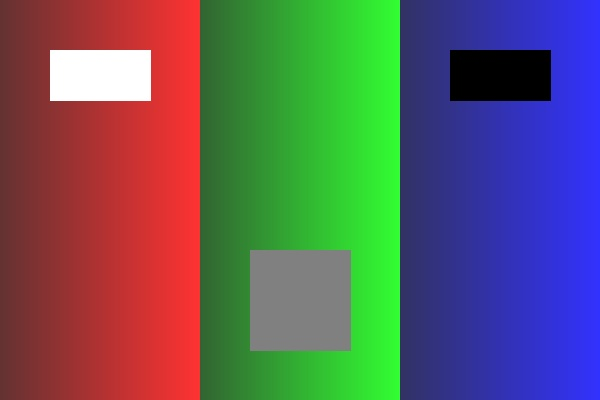
#> input picture Chapter1/module6/sample_image.jpg, 600 x 400 px
$ python opencv_histogram_visualization.py
#> lines starting #> are read from the running program, lines starting #| are printed output that depends on the picture
"""
OpenCV Histogram Visualization - Hands-on Exercises

This script demonstrates comprehensive histogram visualization techniques:
- Grayscale histogram calculation and plotting
- RGB/BGR histogram calculation for individual channels
- Color-coded histogram visualization
- Cumulative distribution function (CDF) analysis
- Color balance analysis and statistics
"""

import cv2
import numpy as np
import matplotlib.pyplot as plt
import os


def create_sample_image(image_path):
    """
    Create a sample image with various brightness levels and color balances.

    Generates an image with color gradients, colored rectangles, and varying
    brightness to demonstrate histogram patterns.

    Args:
        image_path (str): Path where the sample image will be saved.

    Returns:
        ndarray: The created sample image.

    Prints:
        - Confirmation of image creation
        - Path to saved image
    """
    if os.path.exists(image_path):
        return cv2.imread(image_path)

    # Create base image
    img = np.ones((400, 600, 3), dtype=np.uint8) * 128

    # Add colored regions with gradients
    # Red region (left)
    for x in range(0, 200):
        intensity = int(100 + 155 * (x / 200))
        img[0:400, x, 2] = intensity  # Red channel
        img[0:400, x, 0] = 50          # Blue channel (low)
        img[0:400, x, 1] = 50          # Green channel (low)

    # Green region (middle)
    for x in range(200, 400):
        intensity = int(100 + 155 * ((x - 200) / 200))
        img[0:400, x, 1] = intensity  # Green channel
        img[0:400, x, 0] = 50          # Blue channel (low)
        img[0:400, x, 2] = 50          # Red channel (low)

    # Blue region (right)
    for x in range(400, 600):
        intensity = int(100 + 155 * ((x - 400) / 200))
        img[0:400, x, 0] = intensity  # Blue channel
        img[0:400, x, 1] = 50          # Green channel (low)
        img[0:400, x, 2] = 50          # Red channel (low)

    # Add white rectangle
    cv2.rectangle(img, (50, 50), (150, 100), (255, 255, 255), -1)

    # Add black rectangle
    cv2.rectangle(img, (450, 50), (550, 100), (0, 0, 0), -1)

    # Add gray rectangle
    cv2.rectangle(img, (250, 250), (350, 350), (128, 128, 128), -1)

    os.makedirs(os.path.dirname(image_path) if os.path.dirname(image_path) else '.', exist_ok=True)
    cv2.imwrite(image_path, img)
    print(f"✓ Created sample image: {image_path}")

    return img


def load_image(image_path):
    """
    Load an image for histogram analysis.

    Creates a sample image if the file doesn't exist. Loads the image
    in both BGR (color) and grayscale formats.

    Args:
        image_path (str): Path to the image file.

    Returns:
        tuple: (img_bgr, img_gray) where:
            - img_bgr (ndarray): Image in BGR color format
            - img_gray (ndarray): Grayscale version of the image

    Prints:
        - Image dimensions
        - Confirmation of loading
    """
    print("\n" + "="*70)
    print("LOADING IMAGE FOR HISTOGRAM ANALYSIS")
    print("="*70)

    create_sample_image(image_path)

    img_bgr = cv2.imread(image_path)
    if img_bgr is None:
        raise ValueError(f"Failed to load image from: {image_path}")

    img_gray = cv2.cvtColor(img_bgr, cv2.COLOR_BGR2GRAY)

    print(f"✓ Image loaded successfully")
    print(f"  BGR Shape: {img_bgr.shape}")
    print(f"  Grayscale Shape: {img_gray.shape}")

    return img_bgr, img_gray


def calculate_grayscale_histogram(img_gray, bins=256):
    """
    Calculate histogram for a grayscale image.

    Uses cv2.calcHist to compute the distribution of pixel intensities
    in the grayscale image. Computes histogram over 256 bins (0-255 range).

    Args:
        img_gray (ndarray): Grayscale image (single-channel).
        bins (int): Number of histogram bins (default: 256).

    Returns:
        ndarray: Histogram array of shape (bins, 1).

    Prints:
        - Confirmation of histogram calculation
        - Histogram statistics (mean, std deviation, min, max)

    Formula:
        histogram[i] = count of pixels with intensity value i
    """
    print("\n" + "="*70)
    print("GRAYSCALE HISTOGRAM CALCULATION")
    print("="*70)

    # Calculate histogram
    hist = cv2.calcHist([img_gray], [0], None, [bins], [0, 256])

    print(f"✓ Histogram calculated successfully")
    print(f"  Bins: {bins}")
    print(f"  Histogram shape: {hist.shape}")

    # Calculate statistics
    hist_flat = hist.flatten()
    print(f"\nHistogram Statistics:")
    print(f"  Total pixels: {hist_flat.sum():.0f}")
    print(f"  Mean count: {hist_flat.mean():.2f}")
    print(f"  Std deviation: {hist_flat.std():.2f}")
    print(f"  Min count: {hist_flat.min():.0f}")
    print(f"  Max count: {hist_flat.max():.0f}")

    # Calculate percentiles
    cumsum = np.cumsum(hist_flat)
    total = cumsum[-1]
    dark_pixels = np.sum(img_gray < 85)
    mid_pixels = np.sum((img_gray >= 85) & (img_gray < 170))
    bright_pixels = np.sum(img_gray >= 170)

    print(f"\nPixel Distribution:")
    print(f"  Dark pixels (0-84): {dark_pixels} ({dark_pixels/total*100:.1f}%)")
    print(f"  Mid pixels (85-169): {mid_pixels} ({mid_pixels/total*100:.1f}%)")
    print(f"  Bright pixels (170-255): {bright_pixels} ({bright_pixels/total*100:.1f}%)")

    return hist


def calculate_color_histogram(img_bgr, bins=256):
    """
    Calculate histograms for each BGR color channel.

    Separates BGR image into individual color channels and calculates
    the histogram for each channel independently. This preserves spatial
    color information unlike a global color histogram.

    Args:
        img_bgr (ndarray): Image in BGR color format.
        bins (int): Number of histogram bins per channel (default: 256).

    Returns:
        dict: Dictionary with keys 'blue', 'green', 'red' containing histograms.

    Prints:
        - Confirmation of color histogram calculation
        - Statistics for each channel
        - Channel dominance analysis
    """
    print("\n" + "="*70)
    print("RGB/BGR HISTOGRAM CALCULATION")
    print("="*70)

    # Channel names and indices (BGR order in OpenCV)
    channels = {
        'blue': (0, 'Blue (B)'),
        'green': (1, 'Green (G)'),
        'red': (2, 'Red (R)')
    }

    histograms = {}
    channel_stats = {}

    for key, (idx, name) in channels.items():
        # Extract channel
        channel = img_bgr[:, :, idx]

        # Calculate histogram
        hist = cv2.calcHist([img_bgr], [idx], None, [bins], [0, 256])
        histograms[key] = hist

        # Calculate statistics
        hist_flat = hist.flatten()
        mean_intensity = np.mean(channel)
        std_intensity = np.std(channel)

        channel_stats[key] = {
            'mean': mean_intensity,
            'std': std_intensity,
            'min': channel.min(),
            'max': channel.max()
        }

        print(f"\n{name}:")
        print(f"  Mean intensity: {mean_intensity:.2f}")
        print(f"  Std deviation: {std_intensity:.2f}")
        print(f"  Min: {channel.min()}, Max: {channel.max()}")
        print(f"  Histogram count - Min: {hist_flat.min():.0f}, Max: {hist_flat.max():.0f}")

    # Analyze color balance
    print(f"\n" + "-"*70)
    print("COLOR BALANCE ANALYSIS:")
    print("-"*70)

    blue_mean = channel_stats['blue']['mean']
    green_mean = channel_stats['green']['mean']
    red_mean = channel_stats['red']['mean']

    total_mean = (blue_mean + green_mean + red_mean) / 3

    print(f"\nChannel Means:")
    print(f"  Blue:  {blue_mean:>6.2f}")
    print(f"  Green: {green_mean:>6.2f}")
    print(f"  Red:   {red_mean:>6.2f}")
    print(f"  Overall average: {total_mean:.2f}")

    # Identify dominant color
    means = {'Blue': blue_mean, 'Green': green_mean, 'Red': red_mean}
    dominant = max(means.items(), key=lambda x: x[1])[0]
    print(f"\nDominant color channel: {dominant}")

    # Calculate deviation from neutral
    deviations = {
        'Blue': abs(blue_mean - total_mean),
        'Green': abs(green_mean - total_mean),
        'Red': abs(red_mean - total_mean)
    }

    print(f"\nDeviation from neutral gray ({total_mean:.2f}):")
    for color, dev in deviations.items():
        print(f"  {color}: {dev:.2f}")

    return histograms, channel_stats


def plot_grayscale_histogram(img_gray, hist, output_dir):
    """
    Plot grayscale histogram with visualization.

    Creates a figure with the grayscale image, histogram plot, and CDF curve.
    Saves the visualization to a file.

    Args:
        img_gray (ndarray): Original grayscale image.
        hist (ndarray): Histogram array from cv2.calcHist.
        output_dir (str): Directory to save the plot.

    Prints:
        - Confirmation of plot creation and file save
    """
    print("\n" + "="*70)
    print("PLOTTING GRAYSCALE HISTOGRAM")
    print("="*70)

    os.makedirs(output_dir, exist_ok=True)

    # Create figure with subplots
    fig, axes = plt.subplots(1, 2, figsize=(14, 5))

    # Display image
    img_rgb = cv2.cvtColor(img_gray, cv2.COLOR_GRAY2RGB)
    axes[0].imshow(img_rgb)
    axes[0].set_title('Original Grayscale Image', fontsize=14, fontweight='bold')
    axes[0].axis('off')

    # Plot histogram
    hist_flat = hist.flatten()
    axes[1].plot(hist_flat, color='black', linewidth=2, label='Histogram')
    axes[1].fill_between(range(len(hist_flat)), hist_flat, alpha=0.3, color='gray')
    axes[1].set_xlabel('Pixel Intensity (0-255)', fontsize=12)
    axes[1].set_ylabel('Frequency', fontsize=12)
    axes[1].set_title('Grayscale Histogram', fontsize=14, fontweight='bold')
    axes[1].grid(True, alpha=0.3)
    axes[1].legend(loc='upper right')

    # Set x-axis to show intensity range
    axes[1].set_xlim(0, 256)

    plt.tight_layout()

    # Save figure
    output_path = os.path.join(output_dir, 'grayscale_histogram.png')
    plt.savefig(output_path, dpi=150, bbox_inches='tight')
    print(f"✓ Grayscale histogram plot saved: {output_path}")

    plt.close()


def plot_color_histogram(img_bgr, histograms, output_dir):
    """
    Plot color histograms for all BGR channels side-by-side.

    Creates a figure showing the original image, individual channel histograms
    with color-coded curves (blue, green, red), and a combined histogram plot.

    Args:
        img_bgr (ndarray): Original BGR image.
        histograms (dict): Dictionary with 'blue', 'green', 'red' histograms.
        output_dir (str): Directory to save the plot.

    Prints:
        - Confirmation of plot creation and file save
    """
    print("\n" + "="*70)
    print("PLOTTING COLOR HISTOGRAMS")
    print("="*70)

    os.makedirs(output_dir, exist_ok=True)

    # Create figure with subplots
    fig, axes = plt.subplots(2, 2, figsize=(14, 10))

    # Display original image
    img_rgb = cv2.cvtColor(img_bgr, cv2.COLOR_BGR2RGB)
    axes[0, 0].imshow(img_rgb)
    axes[0, 0].set_title('Original BGR Image', fontsize=14, fontweight='bold')
    axes[0, 0].axis('off')

    # Plot individual channel histograms
    hist_blue = histograms['blue'].flatten()
    hist_green = histograms['green'].flatten()
    hist_red = histograms['red'].flatten()

    # Blue channel histogram
    axes[0, 1].plot(hist_blue, color='blue', linewidth=2, label='Blue')
    axes[0, 1].fill_between(range(len(hist_blue)), hist_blue, alpha=0.3, color='blue')
    axes[0, 1].set_title('Blue Channel Histogram', fontsize=12, fontweight='bold')
    axes[0, 1].set_xlabel('Intensity (0-255)', fontsize=10)
    axes[0, 1].set_ylabel('Frequency', fontsize=10)
    axes[0, 1].grid(True, alpha=0.3)
    axes[0, 1].set_xlim(0, 256)

    # Green channel histogram
    axes[1, 0].plot(hist_green, color='green', linewidth=2, label='Green')
    axes[1, 0].fill_between(range(len(hist_green)), hist_green, alpha=0.3, color='green')
    axes[1, 0].set_title('Green Channel Histogram', fontsize=12, fontweight='bold')
    axes[1, 0].set_xlabel('Intensity (0-255)', fontsize=10)
    axes[1, 0].set_ylabel('Frequency', fontsize=10)
    axes[1, 0].grid(True, alpha=0.3)
    axes[1, 0].set_xlim(0, 256)

    # Red channel histogram
    axes[1, 1].plot(hist_red, color='red', linewidth=2, label='Red')
    axes[1, 1].fill_between(range(len(hist_red)), hist_red, alpha=0.3, color='red')
    axes[1, 1].set_title('Red Channel Histogram', fontsize=12, fontweight='bold')
    axes[1, 1].set_xlabel('Intensity (0-255)', fontsize=10)
    axes[1, 1].set_ylabel('Frequency', fontsize=10)
    axes[1, 1].grid(True, alpha=0.3)
    axes[1, 1].set_xlim(0, 256)

    plt.tight_layout()

    # Save figure
    output_path = os.path.join(output_dir, 'color_histograms_separate.png')
    plt.savefig(output_path, dpi=150, bbox_inches='tight')
    print(f"✓ Color histograms (separate) saved: {output_path}")

    plt.close()


def plot_combined_histogram(histograms, output_dir):
    """
    Plot all color channel histograms on a single graph for comparison.

    Creates a single plot with all three BGR channel histograms overlaid,
    using color-coded lines (blue, green, red) to indicate each channel.

    Args:
        histograms (dict): Dictionary with 'blue', 'green', 'red' histograms.
        output_dir (str): Directory to save the plot.

    Prints:
        - Confirmation of plot creation and file save
    """
    print("\nCreating combined histogram plot...")

    os.makedirs(output_dir, exist_ok=True)

    # Create figure
    fig, ax = plt.subplots(figsize=(12, 6))

    # Plot all histograms
    hist_blue = histograms['blue'].flatten()
    hist_green = histograms['green'].flatten()
    hist_red = histograms['red'].flatten()

    ax.plot(hist_blue, color='blue', linewidth=2.5, label='Blue Channel', alpha=0.8)
    ax.plot(hist_green, color='green', linewidth=2.5, label='Green Channel', alpha=0.8)
    ax.plot(hist_red, color='red', linewidth=2.5, label='Red Channel', alpha=0.8)

    ax.set_xlabel('Pixel Intensity (0-255)', fontsize=12, fontweight='bold')
    ax.set_ylabel('Frequency', fontsize=12, fontweight='bold')
    ax.set_title('Combined BGR Channel Histograms', fontsize=14, fontweight='bold')
    ax.grid(True, alpha=0.3, linestyle='--')
    ax.legend(loc='upper right', fontsize=11)
    ax.set_xlim(0, 256)

    plt.tight_layout()

    # Save figure
    output_path = os.path.join(output_dir, 'color_histograms_combined.png')
    plt.savefig(output_path, dpi=150, bbox_inches='tight')
    print(f"✓ Combined color histogram saved: {output_path}")

    plt.close()


def calculate_cumulative_distribution(hist):
    """
    Calculate cumulative distribution function (CDF) from histogram.

    CDF shows the cumulative count of pixels up to each intensity level.
    Useful for understanding overall brightness distribution.

    Args:
        hist (ndarray): Histogram array from cv2.calcHist.

    Returns:
        ndarray: Normalized CDF values (0 to 1).

    Formula:
        CDF[i] = sum(histogram[0:i]) / total_pixels
    """
    hist_flat = hist.flatten()
    cdf = np.cumsum(hist_flat)
    cdf_normalized = cdf / cdf[-1]  # Normalize to 0-1 range

    return cdf_normalized


def plot_cdf(img_gray, output_dir):
    """
    Plot cumulative distribution function for grayscale image.

    Creates a plot showing both the histogram and its CDF curve.

    Args:
        img_gray (ndarray): Grayscale image.
        output_dir (str): Directory to save the plot.

    Prints:
        - Confirmation of plot creation and file save
    """
    print("\n" + "="*70)
    print("PLOTTING CUMULATIVE DISTRIBUTION FUNCTION (CDF)")
    print("="*70)

    os.makedirs(output_dir, exist_ok=True)

    # Calculate histogram and CDF
    hist = cv2.calcHist([img_gray], [0], None, [256], [0, 256])
    cdf = calculate_cumulative_distribution(hist)

    # Create figure with two y-axes
    fig, ax1 = plt.subplots(figsize=(12, 6))

    # Plot histogram on first axis
    ax1.bar(range(256), hist.flatten(), color='gray', alpha=0.6, label='Histogram')
    ax1.set_xlabel('Pixel Intensity (0-255)', fontsize=12, fontweight='bold')
    ax1.set_ylabel('Frequency (Histogram)', fontsize=12, fontweight='bold', color='black')
    ax1.tick_params(axis='y', labelcolor='black')
    ax1.set_xlim(0, 256)

    # Plot CDF on second axis
    ax2 = ax1.twinx()
    ax2.plot(range(256), cdf, color='red', linewidth=3, label='CDF', marker='o', markersize=1)
    ax2.set_ylabel('Cumulative Probability', fontsize=12, fontweight='bold', color='red')
    ax2.tick_params(axis='y', labelcolor='red')
    ax2.set_ylim(0, 1.05)

    # Title and legend
    fig.suptitle('Histogram and Cumulative Distribution Function', fontsize=14, fontweight='bold')
    ax1.legend(loc='upper left', fontsize=11)
    ax2.legend(loc='upper right', fontsize=11)

    plt.tight_layout()

    # Save figure
    output_path = os.path.join(output_dir, 'cdf_plot.png')
    plt.savefig(output_path, dpi=150, bbox_inches='tight')
    print(f"✓ CDF plot saved: {output_path}")

    plt.close()


def create_visualization_summary(img_bgr, img_gray, histograms, output_dir):
    """
    Create a comprehensive visualization summary.

    Generates a document summarizing histogram analysis with key insights
    and visualizations.

    Args:
        img_bgr (ndarray): BGR image.
        img_gray (ndarray): Grayscale image.
        histograms (dict): Color histograms.
        output_dir (str): Directory to save files.

    Prints:
        - Summary information
    """
    print("\n" + "="*70)
    print("VISUALIZATION SUMMARY")
    print("="*70)

    os.makedirs(output_dir, exist_ok=True)

    # Calculate statistics
    gray_mean = img_gray.mean()
    gray_std = img_gray.std()

    print(f"\nGrayscale Image Statistics:")
    print(f"  Mean brightness: {gray_mean:.2f}")
    print(f"  Std deviation: {gray_std:.2f}")
    print(f"  Min: {img_gray.min()}, Max: {img_gray.max()}")

    # Create summary document
    summary_path = os.path.join(output_dir, 'histogram_analysis_summary.txt')

    summary_content = f"""
{'='*70}
HISTOGRAM VISUALIZATION ANALYSIS SUMMARY
{'='*70}

IMAGE PROPERTIES:
  BGR Shape: {img_bgr.shape}
  Grayscale Shape: {img_gray.shape}

GRAYSCALE STATISTICS:
  Mean brightness: {gray_mean:.2f}
  Std deviation: {gray_std:.2f}
  Min intensity: {img_gray.min()}
  Max intensity: {img_gray.max()}

COLOR CHANNEL STATISTICS:
  Blue channel:
    Mean: {img_bgr[:,:,0].mean():.2f}
    Std: {img_bgr[:,:,0].std():.2f}

  Green channel:
    Mean: {img_bgr[:,:,1].mean():.2f}
    Std: {img_bgr[:,:,1].std():.2f}

  Red channel:
    Mean: {img_bgr[:,:,2].mean():.2f}
    Std: {img_bgr[:,:,2].std():.2f}

KEY OBSERVATIONS:
  - Histogram shows the distribution of pixel intensities
  - Individual channel histograms reveal color balance
  - CDF indicates cumulative brightness distribution
  - Peaks in histogram represent dominant intensity levels
  - Spread indicates image contrast (std deviation)

VISUALIZATION FILES CREATED:
  1. grayscale_histogram.png - Grayscale histogram with frequency distribution
  2. color_histograms_separate.png - Individual BGR channel histograms
  3. color_histograms_combined.png - All channels overlaid for comparison
  4. cdf_plot.png - Cumulative distribution function visualization

{'='*70}
"""

    with open(summary_path, 'w') as f:
        f.write(summary_content)

    print(f"✓ Summary created: {summary_path}")


def main():
    """
    Execute all histogram visualization exercises.

    Orchestrates the complete workflow:
    1. Load image (create sample if needed)
    2. Calculate grayscale histogram
    3. Calculate color channel histograms
    4. Generate all visualizations
    5. Create comprehensive summary
    6. Display results

    Prints:
        - Progress headers for each section
        - Detailed statistics and analysis
        - File paths of saved visualizations
    """
    print("\n" + "="*70)
    print("OPENCV HISTOGRAM VISUALIZATION - HANDS-ON EXERCISES")
    print("="*70)

    # Define paths
    current_dir = os.path.dirname(os.path.abspath(__file__))
    image_path = os.path.join(current_dir, 'sample_image.jpg')
    output_dir = os.path.join(current_dir, 'output_visualizations')

    # 1. Load image
    img_bgr, img_gray = load_image(image_path)
#> in create_sample_image, returned value is the input picture: shape (400, 600, 3); mean B, G, R 96, 93.5, 96.1
#> in load_image, `img_gray = cv2.cvtColor(img_bgr, cv2.COLOR_BGR2GRAY)`:
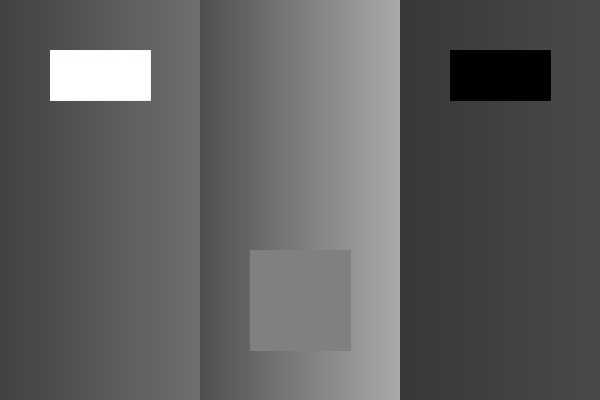
#> img_gray: shape (400, 600); min 0, max 255, mean 94.5
#|   BGR Shape: (400, 600, 3)
#|   Grayscale Shape: (400, 600)

    # 2. Calculate grayscale histogram
    hist_gray = calculate_grayscale_histogram(img_gray)
#> in calculate_grayscale_histogram, `hist = cv2.calcHist([img_gray], [0], None, [bins], [0, 256])`: hist = 256 values, max 10133 at index 128, min 0 at index 11, mean 937.5
#|   Histogram shape: (256, 1)
#> in calculate_grayscale_histogram, `hist_flat = hist.flatten()`: hist_flat has the same summary as hist
#|   Total pixels: 240000
#|   Mean count: 937.50
#|   Std deviation: 1562.04
#|   Min count: 0
#|   Max count: 10133
#> in calculate_grayscale_histogram, `cumsum = np.cumsum(hist_flat)`: cumsum = 256 values from 4052 to 240000
#> in calculate_grayscale_histogram, `total = cumsum[-1]`: total = 240000
#> in calculate_grayscale_histogram, `dark_pixels = np.sum(img_gray < 85)`: dark_pixels = 117363
#> in calculate_grayscale_histogram, `mid_pixels = np.sum((img_gray >= 85) & (img_gray < 170))`: mid_pixels = 117086
#> in calculate_grayscale_histogram, `bright_pixels = np.sum(img_gray >= 170)`: bright_pixels = 5551
#|   Dark pixels (0-84): 117363 (48.9%)
#|   Mid pixels (85-169): 117086 (48.8%)
#|   Bright pixels (170-255): 5551 (2.3%)
#> hist_gray has the same summary as hist in calculate_grayscale_histogram

    # 3. Calculate color histograms
    histograms, channel_stats = calculate_color_histogram(img_bgr)
#> the loop in calculate_color_histogram, `for key, (idx, name) in channels.items():` made 3 passes
#> (mean_intensity, std_intensity) on passes 1 to 3: (96.02, 68.59), (93.5, 67.85), (96.07, 68.57)
#> (printed output is left out)
#> pass 1, in calculate_color_histogram, `channel = img_bgr[:, :, idx]`:
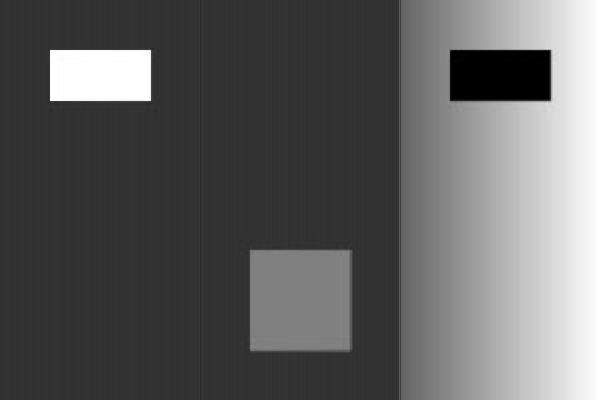
#> channel: shape (400, 600); min 0, max 255, mean 96
#> pass 2, in calculate_color_histogram, `channel = img_bgr[:, :, idx]`:
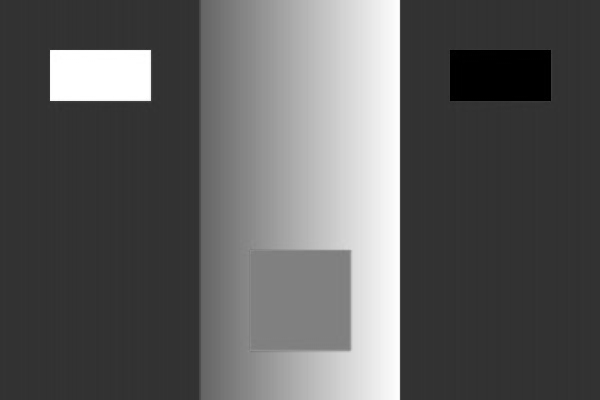
#> channel: shape (400, 600); min 0, max 255, mean 93.5
#> after the loop in calculate_color_histogram, `for key, (idx, name) in channels.items():`: channel_stats = 3 items
#> in calculate_color_histogram, `blue_mean = channel_stats['blue']['mean']`: blue_mean = 96.02
#> (the rest of the program and of its run is left out)
